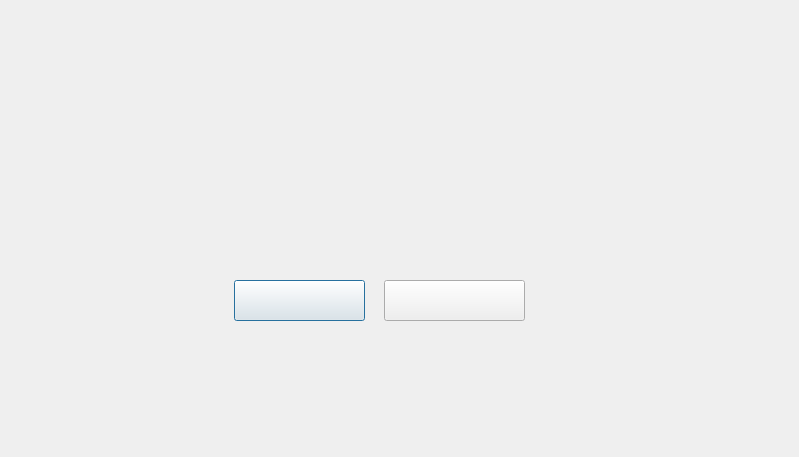
<?xml version="1.0" encoding="UTF-8"?>
<ui version="4.0">
 <class>appstore</class>
 <widget class="QDialog" name="appstore">
  <property name="geometry">
   <rect>
    <x>0</x>
    <y>0</y>
    <width>799</width>
    <height>457</height>
   </rect>
  </property>
  <property name="windowTitle">
   <string>Dialog</string>
  </property>
  <widget class="QWidget" name="widget" native="true">
   <property name="geometry">
    <rect>
     <x>0</x>
     <y>0</y>
     <width>801</width>
     <height>461</height>
    </rect>
   </property>
   <property name="styleSheet">
    <string notr="true">#widget{ 
background-image: url(://fondoapp.png)
}
</string>
   </property>
   <widget class="QPushButton" name="app1">
    <property name="geometry">
     <rect>
      <x>234</x>
      <y>280</y>
      <width>131</width>
      <height>41</height>
     </rect>
    </property>
    <property name="styleSheet">
     <string notr="true">#app1{ 
background-image: url(://whatsapplogo.png)
}
</string>
    </property>
    <property name="text">
     <string/>
    </property>
   </widget>
   <widget class="QPushButton" name="app2">
    <property name="geometry">
     <rect>
      <x>384</x>
      <y>280</y>
      <width>141</width>
      <height>41</height>
     </rect>
    </property>
    <property name="styleSheet">
     <string notr="true">#app2{ 
background-image: url(://logord.png)
}
</string>
    </property>
    <property name="text">
     <string/>
    </property>
   </widget>
  </widget>
 </widget>
 <resources/>
 <connections/>
</ui>
